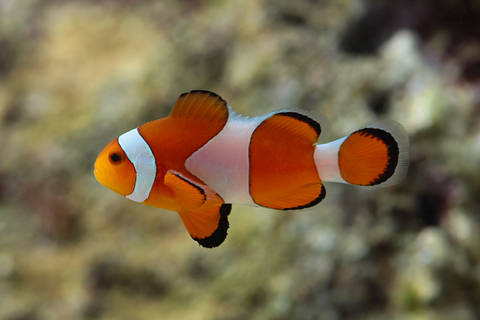
//> input picture Digital_Image_Processing_2021/image/test9_12.jpg, 480 x 320 px
$ ./week9_HW2   (built with g++ and OpenCV 4)
//> lines starting //> are read from the running program, lines starting //| are printed output that depends on the picture; after the words box and inside, x2 and y2 are one past the last pixel; in counts of white or black regions, pixels touching at a corner belong together
#include <iostream>
#include <algorithm>
#include <vector>
#include <ctime>
#include "opencv2/core/core.hpp"
#include "opencv2/highgui/highgui.hpp"
#include "opencv2/imgproc/imgproc.hpp"
#include "opencv2/imgcodecs/imgcodecs.hpp"


using namespace cv;
using namespace std;


int main() {
	Mat img = imread("./image/test9_12.jpg", 1);
//> img is the input picture: 320 rows x 480 cols, CV_8UC3; mean B, G, R 76.3, 105.6, 121.2
	if (img.empty()) exit(-1);

	// [63 lines of commented-out code are left out]
	int x1 = 83;
	int y1 = 79;
	int x2 = 413;
	int y2 = 260;

	Rect rect;
	rect = Rect(Point(x1, y1), Point(x2, y2));

	Mat result, bg_model, fg_model;
	grabCut(img, result, rect, bg_model, fg_model, 5, GC_INIT_WITH_RECT);
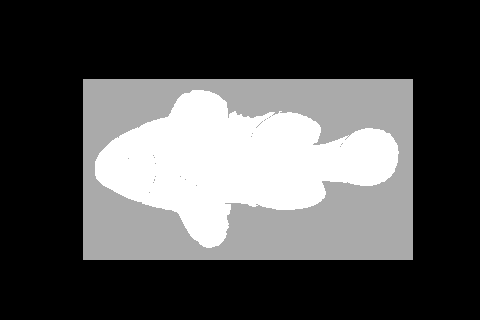
//> result: 320 rows x 480 cols, CV_8UC1; min 0, max 3, mean 0.942; drawn with min black and max white
//> bg_model = 65 values, max 371.4 at index 38, min -31.4 at index 31, mean 96.16; fg_model = 65 values, max 4100.4 at index 29, min -446 at index 22, mean 452.6

	compare(result, GC_PR_FGD, result, CMP_EQ);
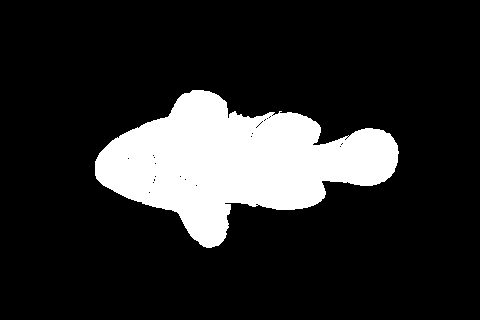
//> result: 320 rows x 480 cols, CV_8UC1; 16.4% white; 1 white region, box (x1, y1, x2, y2) and area: (95, 90, 399, 248) 25238
	//GC_RP_FRD : GrabCut class foreground 픽셀
	//CMP_EQ: compare 옵션 equal


	Mat mask(img.size(), CV_8UC3, cv::Scalar(255, 255, 255));
	img.copyTo(mask, result);
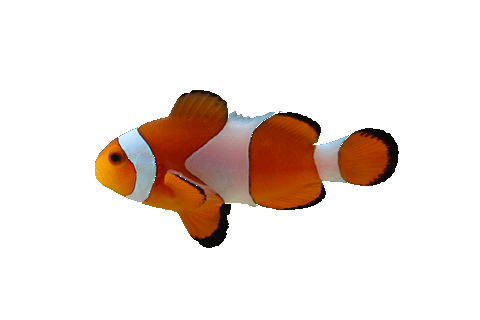
//> mask: 320 rows x 480 cols, CV_8UC3; mean B, G, R 219.8, 225.6, 237

	Mat img_rect;
	img.copyTo(img_rect);
	rectangle(img_rect, rect, Scalar(0,0,255), 3, 4, 0);
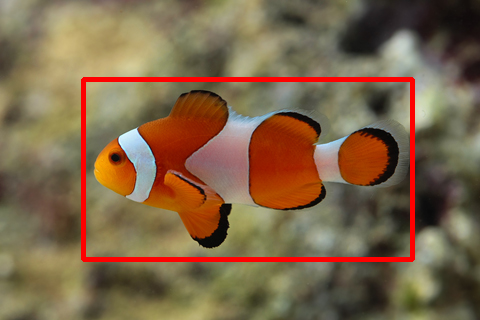
//> img_rect: 320 rows x 480 cols, CV_8UC3; 3.31% of pixels changed, all inside (x1, y1, x2, y2) = (81, 77, 415, 262)
	imshow("scr_img", img_rect);
	imshow("Dst_img", mask);
	waitKey(0);
	destroyAllWindows();

}

$ run again, with Digital_Image_Processing_2021/image/test9_1.jpg copied over Digital_Image_Processing_2021/image/test9_12.jpg
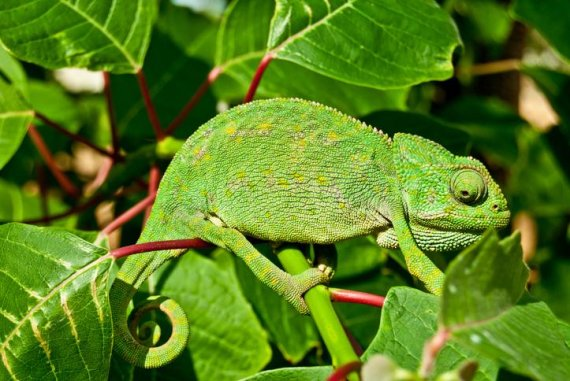
//> input picture Digital_Image_Processing_2021/image/test9_1.jpg, 570 x 381 px
//> img is the input picture: 381 rows x 570 cols, CV_8UC3; mean B, G, R 30.7, 127.2, 89.8
//> bg_model = 65 values, max 3413.6 at index 42, min -45.95 at index 21, mean 361.4; fg_model = 65 values, max 358.9 at index 38, min -35.86 at index 58, mean 97.29
//> `compare(result, GC_PR_FGD, result, CMP_EQ);`:
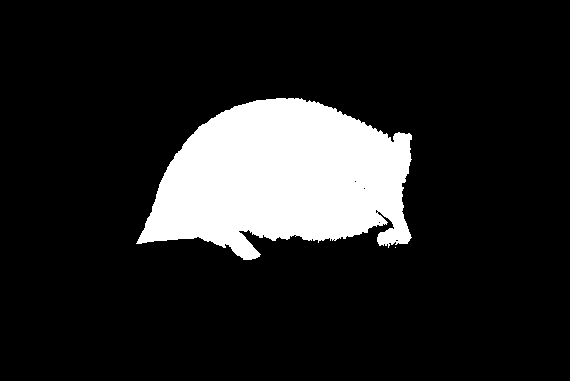
//> result: 381 rows x 570 cols, CV_8UC1; 14.2% white; 2 white regions (1 under 20 px), largest, box (x1, y1, x2, y2) and area: (136, 98, 412, 260) 30740
//> `rectangle(img_rect, rect, Scalar(0,0,255), 3, 4, 0);`:
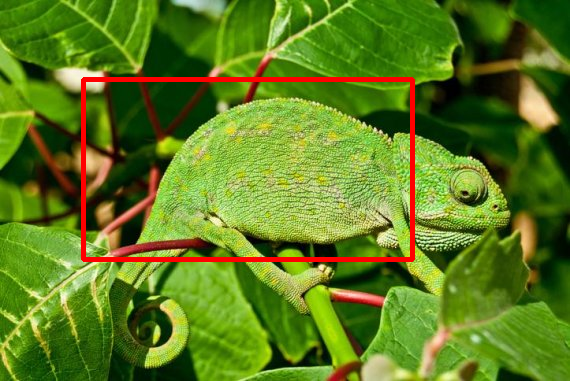
//> img_rect: 381 rows x 570 cols, CV_8UC3; 2.34% of pixels changed, all inside (x1, y1, x2, y2) = (81, 77, 415, 262)

$ run again, with Digital_Image_Processing_2021/image/test9_10.jpg copied over Digital_Image_Processing_2021/image/test9_12.jpg
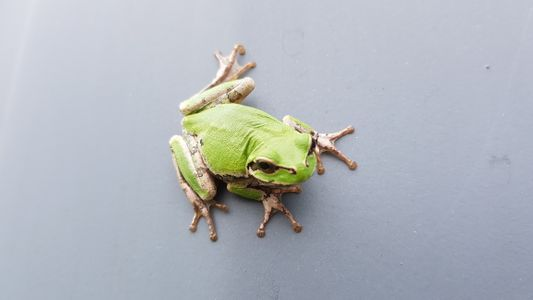
//> input picture Digital_Image_Processing_2021/image/test9_10.jpg, 533 x 300 px
//> img is the input picture: 300 rows x 533 cols, CV_8UC3; mean B, G, R 189.1, 182.6, 177.5
//> bg_model = 65 values, max 219 at index 5, min 0.145 at index 0, mean 74.55; fg_model = 65 values, max 1574.9 at index 47, min 0.0991 at index 2, mean 423
//> `compare(result, GC_PR_FGD, result, CMP_EQ);`:
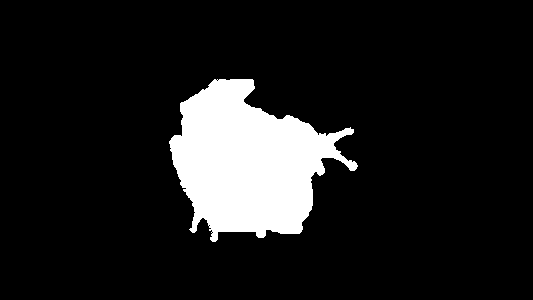
//> result: 300 rows x 533 cols, CV_8UC1; 11.4% white; 1 white region, box (x1, y1, x2, y2) and area: (169, 79, 358, 242) 18186
//> `rectangle(img_rect, rect, Scalar(0,0,255), 3, 4, 0);`:
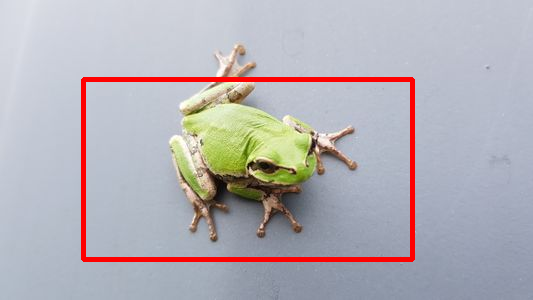
//> img_rect: 300 rows x 533 cols, CV_8UC3; 3.18% of pixels changed, all inside (x1, y1, x2, y2) = (81, 77, 415, 262)

$ run again, with Digital_Image_Processing_2021/image/test9_2.jpg copied over Digital_Image_Processing_2021/image/test9_12.jpg
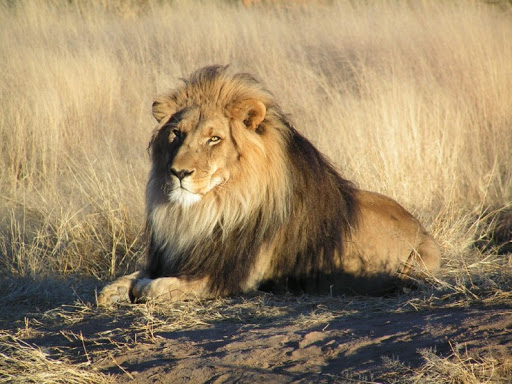
//> input picture Digital_Image_Processing_2021/image/test9_2.jpg, 512 x 384 px
//> img is the input picture: 384 rows x 512 cols, CV_8UC3; mean B, G, R 102.4, 135.4, 156.3
//> bg_model = 65 values, max 310.6 at index 29, min 0.128 at index 1, mean 134.9; fg_model = 65 values, max 859.2 at index 38, min -6.76 at index 49, mean 150
//> `compare(result, GC_PR_FGD, result, CMP_EQ);`:
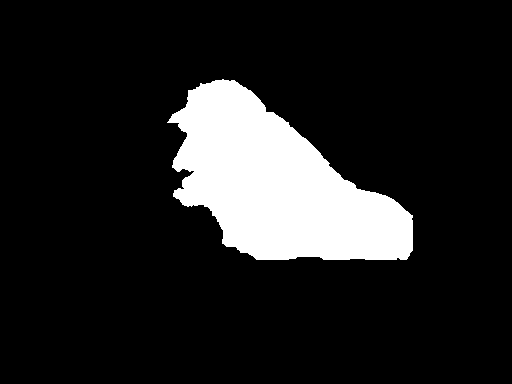
//> result: 384 rows x 512 cols, CV_8UC1; 13.3% white; 1 white region, box (x1, y1, x2, y2) and area: (167, 79, 413, 260) 26085
//> `rectangle(img_rect, rect, Scalar(0,0,255), 3, 4, 0);`:
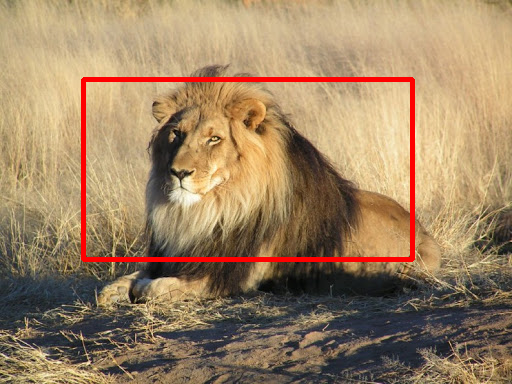
//> img_rect: 384 rows x 512 cols, CV_8UC3; 2.58% of pixels changed, all inside (x1, y1, x2, y2) = (81, 77, 415, 262)
